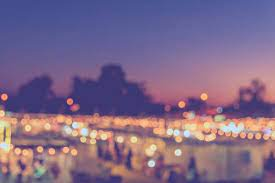
#> input picture LabApplications/download.jpg, 275 x 183 px, given in place of the camera
$ python videoCapture.py
#> lines starting #> are read from the running program, lines starting #| are printed output that depends on the picture; after the words box and inside, x2 and y2 are one past the last pixel; in counts of white or black regions, pixels touching at a corner belong together
import  cv2 as cv
import numpy as np

screenRead = cv.VideoCapture(0)

while(1):
    _, image = screenRead.read()
#> image is the input picture: shape (183, 275, 3); mean B, G, R 135.8, 104.7, 127.4
    #iki değer döndüğü için alt tire koyduk
    gray = cv.cvtColor(image, cv.COLOR_BGR2GRAY)
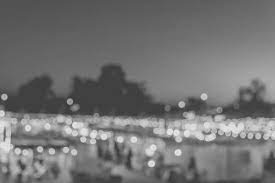
#> gray: shape (183, 275); min 51, max 239, mean 115.1
    ret,esik_image = cv.threshold(gray , 150,255,cv.THRESH_BINARY)
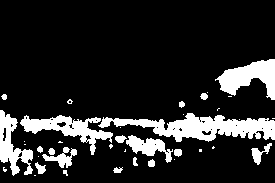
#> esik_image: shape (183, 275); 15.2% white; 38 white regions (19 under 20 px), largest, box (x1, y1, x2, y2) and area: (98, 113, 275, 142) 2513, (215, 59, 275, 100) 1295, (20, 115, 113, 155) 1265
    kernel = np.ones((5,5) , np.uint8)
    erosion = cv.erode(esik_image,kernel,iterations=3)
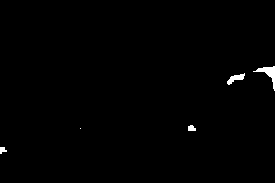
#> erosion: shape (183, 275); 0.66% white; 5 white regions (1 under 20 px), largest, box (x1, y1, x2, y2) and area: (253, 66, 275, 91) 162, (227, 73, 245, 85) 97, (188, 125, 196, 131) 39, (0, 147, 7, 154) 33
    #eşiklenen görüntü üstünde erode yapıyoruz
    cv.imshow("Video with erode" , erosion)
    cv.imshow("Original Video ", esik_image)
    if cv.waitKey(1) & 0xFF == ord('a'):
#> (key Esc is pressed here)
        break

$ run again, on LabApplications/flower.jpg
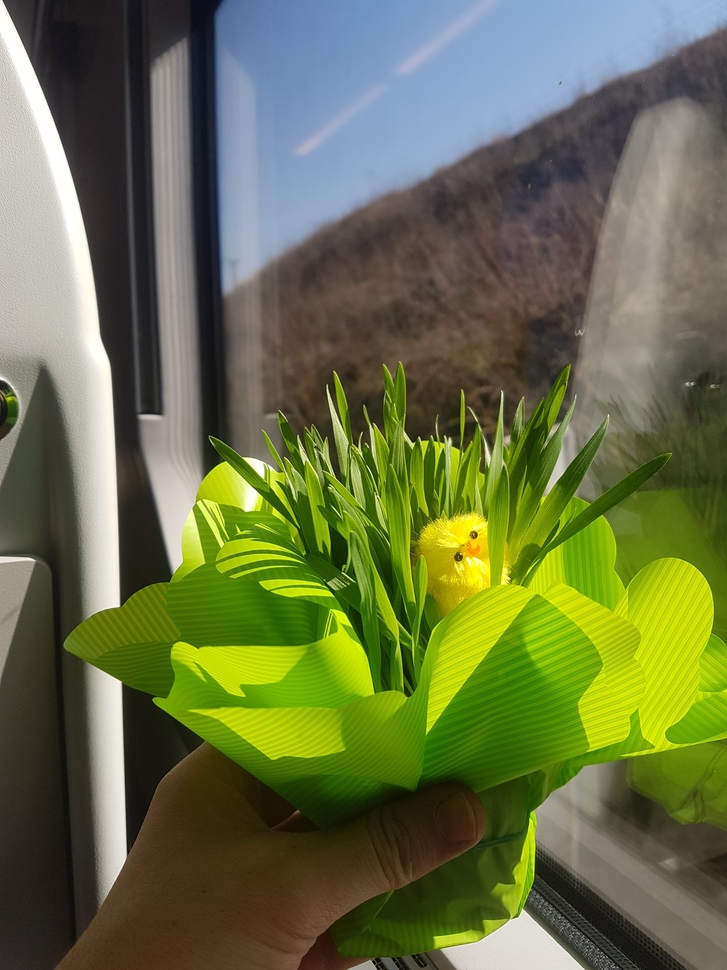
#> input picture LabApplications/flower.jpg, 727 x 970 px, shrunk from 3024 x 4032 before the run, given in place of the camera
#> image is the input picture: shape (970, 727, 3); mean B, G, R 70, 112.3, 103.5
#> `ret,esik_image = cv.threshold(gray , 150,255,cv.THRESH_BINARY)`:
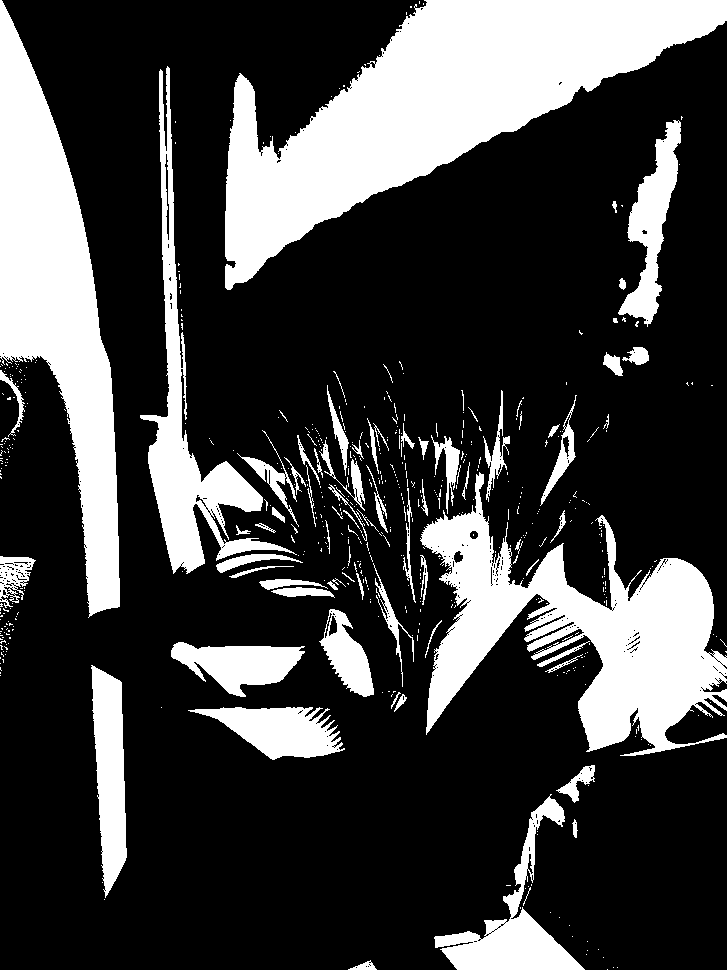
#> esik_image: shape (970, 727); 25.6% white; 569 white regions (493 under 20 px), largest, box (x1, y1, x2, y2) and area: (225, 0, 727, 290) 56525, (420, 472, 727, 756) 34789, (0, 0, 120, 618) 33791
#> `erosion = cv.erode(esik_image,kernel,iterations=3)`:
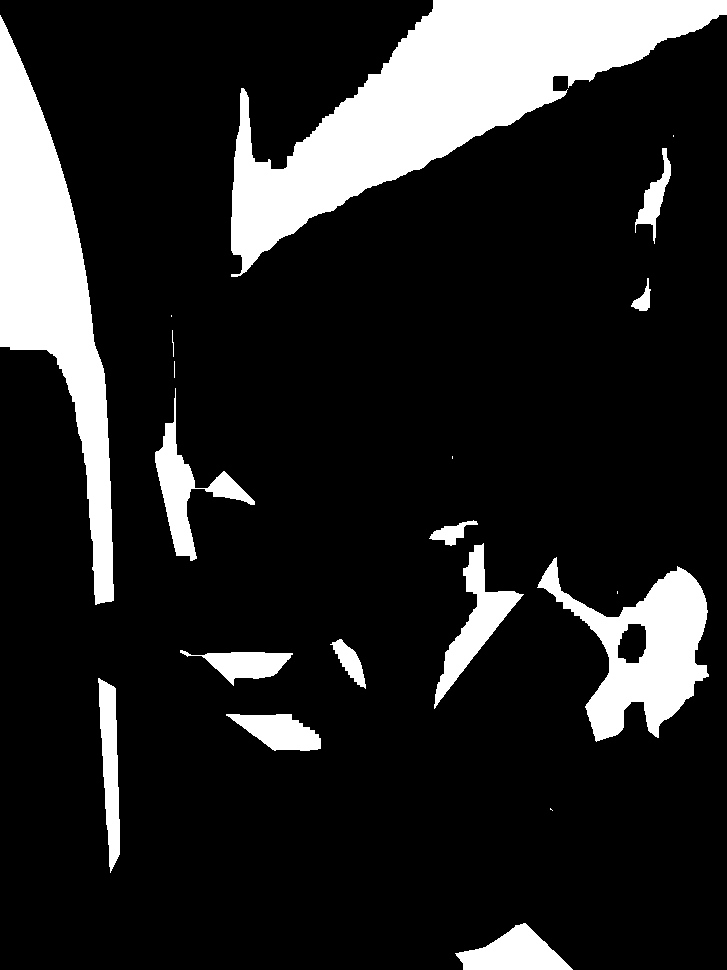
#> erosion: shape (970, 727); 15.2% white; 20 white regions (6 under 20 px), largest, box (x1, y1, x2, y2) and area: (231, 0, 727, 277) 47143, (0, 15, 114, 605) 26856, (537, 557, 709, 742) 13258
